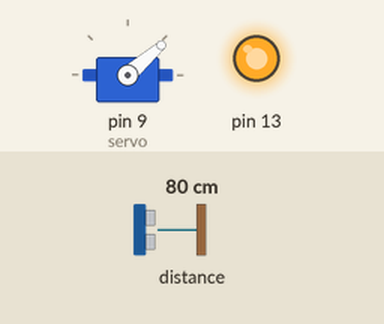
Recording of a sketch running on a simulated Arduino Leonardo, built with avr-gcc and run on an emulated ATmega32U4. On the bench: servo, output pins drawn as LEDs (lit = HIGH). The test bench sets the inputs (shaded band); at power-on: distance to the obstacle 80 cm. What the sketch prints to the serial monitor is not drawn.

Above: at 1.25 s.
1.3 s: distance to the obstacle set to 120 cm
At 2.21 s:
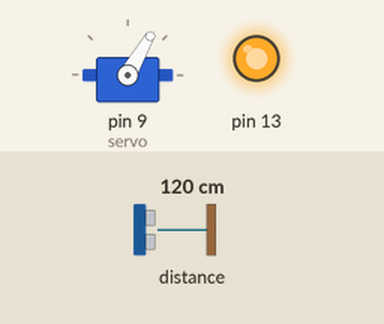
4.3 s: distance to the obstacle set to 18 cm
At 4.46 s:
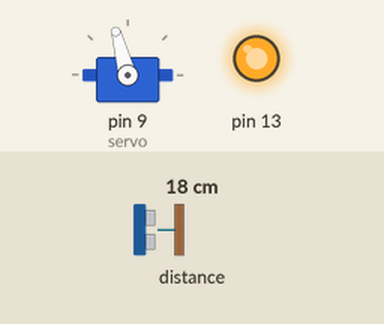
Timing chart, 0 to 13.3 s (numbered marks = the images above; inputs shaded):
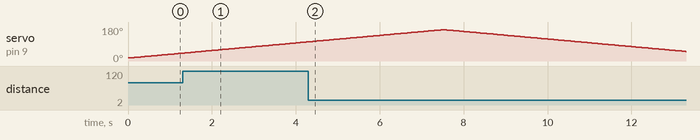

The sketch:

laser-radar-arduino.ino
```cpp
/* This example shows how to get single-shot range
 measurements from the VL53L0X. The sensor can optionally be
 configured with different ranging profiles, as described in
 the VL53L0X API user manual, to get better performance for
 a certain application. This code is based on the four
 "SingleRanging" examples in the VL53L0X API.

 The range readings are in units of mm. */

#include <Wire.h>
#include <VL53L0X.h>
#include<Servo.h>

long duration;
int distance;
int servoAngle = 15;
bool servoInc = true;
long startMil;
Servo servo;

VL53L0X sensor;


// Uncomment this line to use long range mode. This
// increases the sensitivity of the sensor and extends its
// potential range, but increases the likelihood of getting
// an inaccurate reading because of reflections from objects
// other than the intended target. It works best in dark
// conditions.

//#define LONG_RANGE


// Uncomment ONE of these two lines to get
// - higher speed at the cost of lower accuracy OR
// - higher accuracy at the cost of lower speed

//#define HIGH_SPEED
//#define HIGH_ACCURACY


void setup()
{

  startMil = millis();

  pinMode(13, OUTPUT);
  digitalWrite(13, HIGH); // power for sensor

  Serial.begin(9600);
  while (!Serial) { } // wait for serial port to connect. Needed for Leonardo
  Wire.begin();

  sensor.init();
  sensor.setTimeout(500);
  servo.attach(9);

#if defined LONG_RANGE
  // lower the return signal rate limit (default is 0.25 MCPS)
  sensor.setSignalRateLimit(0.1);
  // increase laser pulse periods (defaults are 14 and 10 PCLKs)
  sensor.setVcselPulsePeriod(VL53L0X::VcselPeriodPreRange, 18);
  sensor.setVcselPulsePeriod(VL53L0X::VcselPeriodFinalRange, 14);
#endif

#if defined HIGH_SPEED
  // reduce timing budget to 20 ms (default is about 33 ms)
  sensor.setMeasurementTimingBudget(20000);
#elif defined HIGH_ACCURACY
  // increase timing budget to 200 ms
  sensor.setMeasurementTimingBudget(200000);
#endif
}

void loop()
{
  //Serial.print(sensor.readRangeSingleMillimeters()); // max 8190
  if (sensor.timeoutOccurred()) { Serial.print("TIMEOUT"); }

  if (servoAngle < 15 || servoAngle > 165) { servoInc = !servoInc; }
  servoAngle += servoInc ? 1 : -1;

  servo.write(servoAngle);
  distance=sensor.readRangeSingleMillimeters();
  Serial.print(servoAngle);
  Serial.print(",");
  Serial.print(distance);
  Serial.print(".");
  delayAtLeast(50);
}
void delayAtLeast(int mil) {
  int diff = constrain(millis()-startMil, 0, mil);
  delay(mil - diff);
  startMil = millis();
}
```

Measured:
- by itself, servo on pin 9 (servo): rises from 101° to 166° in 3.2 s, then falls to 50° in 5.8 s
